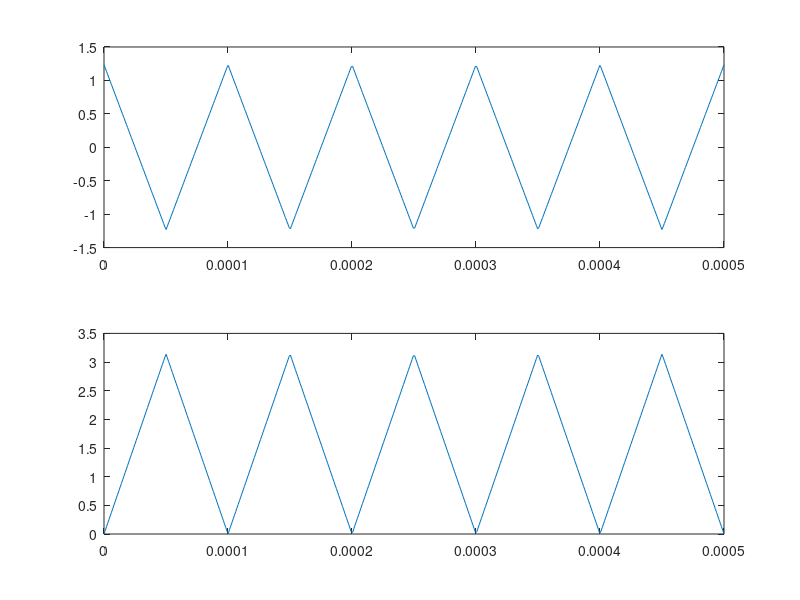

MATLAB code to generate this figure:
clc
clear all
close all

%input
f = 10e3;
can_periodos = 5;
can_frecuencias=1000; %redondeo
A=10;

%process
t = linspace(0,can_periodos/f,500);
w = 2*pi*f;
tri=0;
for N=1:2:(can_frecuencias*2-1)
   
        tri = tri + (1/N^2)*(cos(w*t*N));
    
    
end

tri_ca=(pi/2)-(4/pi)*tri;


%output
figure(1)
subplot(2,1,1)
plot(t,tri)
subplot(2,1,2)
plot(t,tri_ca)

